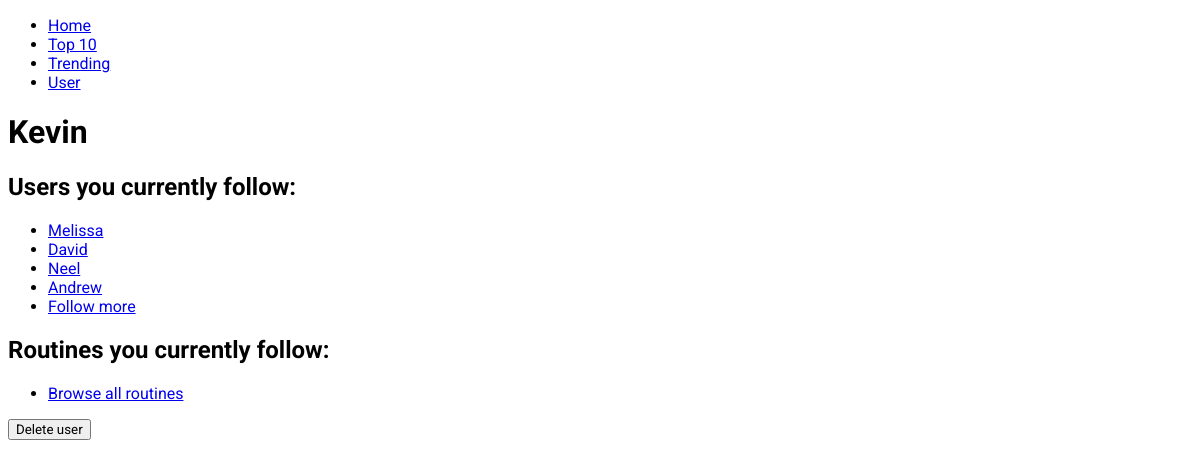
Before: /workouts/user/4/ with the older database file.
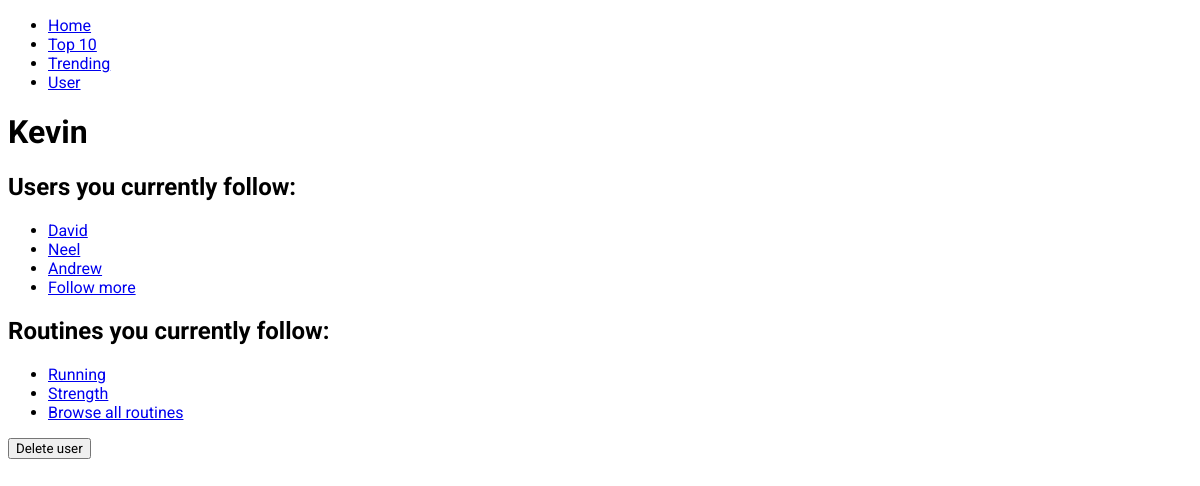
After: the same page with the newer database file.
### workouts/models.py (models this page shows, shortened)
class User(models.Model):
  username = models.CharField(max_length=50)
  create_date = models.DateTimeField('date created')

class Follower(models.Model):
  user = models.ForeignKey(User, related_name="user")
  follower = models.ForeignKey(User, related_name="follower")
  create_date = models.DateTimeField('date created')

class User_Routine(models.Model):
  user = models.ForeignKey(User, on_delete=models.CASCADE)
  routine = models.ForeignKey(Routine, on_delete=models.CASCADE)

class Routine(models.Model):
  routine_text = models.CharField(max_length=200)
  pub_date = models.DateTimeField('date published')
  likes = models.IntegerField(default=0)

### workouts/views.py (the view)
# urls.py: url(r'^user/(?P<user_id>[0-9]+)/$', views.user_detail, name='user_detail'),
def user_detail(request, user_id):
  user = get_object_or_404(User, pk=user_id)
  if request.method == 'POST':
    user.delete()
    return HttpResponseRedirect(reverse('workouts:user'))
  else:
    return render(request, 'workouts/user_detail.html', {
    'user': user,
  })

### workouts/templates/workouts/user_detail.html (shortened to what this page needs)
{% extends "./base.html" %}
{% block content %}
<h1>{{ user.username }}</h1>
<div>
<h2>Users you currently follow:</h2>
<ul>
	{% for following in user.follower.all %}
    <li><a href="{% url 'workouts:user_detail' following.user.id %}">{{ following.user.username }}</a></li>
  {% endfor %}
  <li><a href="{% url "workouts:follow_user" user.id %}">Follow more</a></li>
</ul>
</div>
<div>
<h2>Routines you currently follow:</h2>
<ul>
	{% for routine in user.user_routine_set.all %}
    <li><a href="{% url "workouts:detail" routine.id %}">{{ routine.routine.routine_text }}</a></li>
  {% endfor %}
  <li><a href="{% url "workouts:index" %}">Browse all routines</a></li>
</ul>
</div>
<div>
<form method="post">
  <input type="submit" value="Delete user"/>
</form>
</div>
{% endblock content %}

### workouts/templates/workouts/base.html (shortened to what this page needs)
<!DOCTYPE html>
<html lang="en">
  <head>
    {% load static %}
    <link rel="stylesheet" type="text/css" href="{% static 'workouts/style.css' %}"
  </head>
  <body>
    <div id="sidebar">
      {% block sidebar %}
      <ul>
        <li><a href="{% url 'workouts:index' %}">Home</a></li>
        <li><a href="{% url 'workouts:sort_by_likes' %}">Top 10</a></li>
        <li><a href="{% url 'workouts:trending' %}">Trending</a></li>
        <li><a href="{% url 'workouts:user' %}">User</a></li>
      </ul>
      {% endblock sidebar %}
    </div>
    <div id="content">
      {% block content %}{% endblock %}
    </div>
  </body>
</html>

### workouts/static/workouts/style.css (style rules this page uses)
* { font-family: 'Roboto', sans-serif; }

Changed rows visible on the page:
removed Follower: user.username "Melissa"
added User_Routine: routine.routine_text "Running"
added User_Routine: routine.routine_text "Strength"
